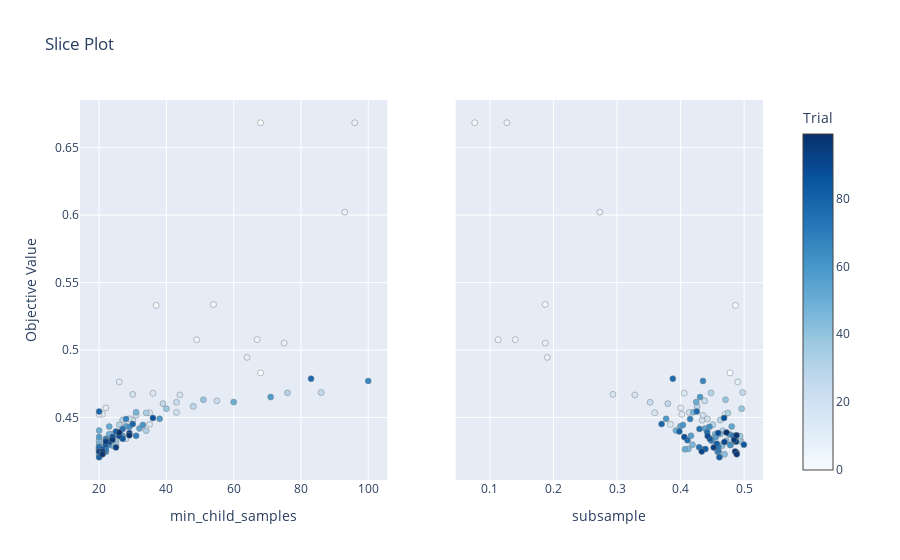

Notebook code cell kept with this figure:
### Markdown cell above
### 2b) The impact of hyperparameters
Plot the relationships of the most two important hyperparameters and the objective in a slice plot. 

Hint: [How to plot the relationship between a hyperparameter and the objective?](https://optuna.readthedocs.io/en/stable/reference/visualization/generated/optuna.visualization.plot_slice.html)

### Code cell
# Plot the relationships between the most two important hyperparameters and the objective

### START CODE HERE
fig = optuna.visualization.plot_slice(study, params=["subsample", "min_child_samples"])
fig.show()
### END CODE HERE
